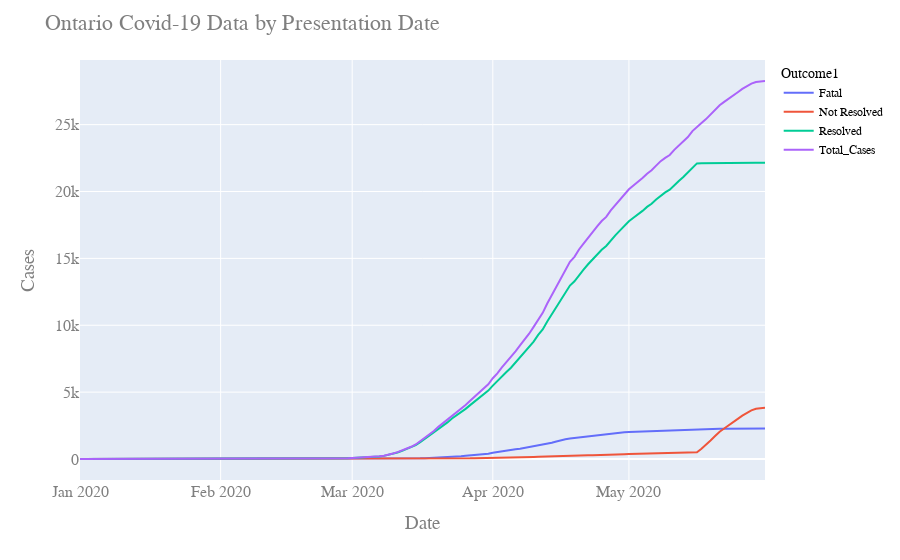

The cell this chart's notebook holds for it:
### Code cell
fig = px.line(df5, x=df5.index, y="value",color='Outcome1')#,log_y=True)
fig.update_layout(
    title="Ontario Covid-19 Data by Presentation Date",
    xaxis_title="Date",
    yaxis_title="Cases",
    font=dict(
        family="Courier New, monospace",
        size=16,
        color="#7f7f7f"
    ),
    legend=dict(
        font=dict(
            family="sans-serif",
            size=12,
            color="black"
        )
    )
)
fig.show()
fig.write_html("Ontariopresdate.html")
